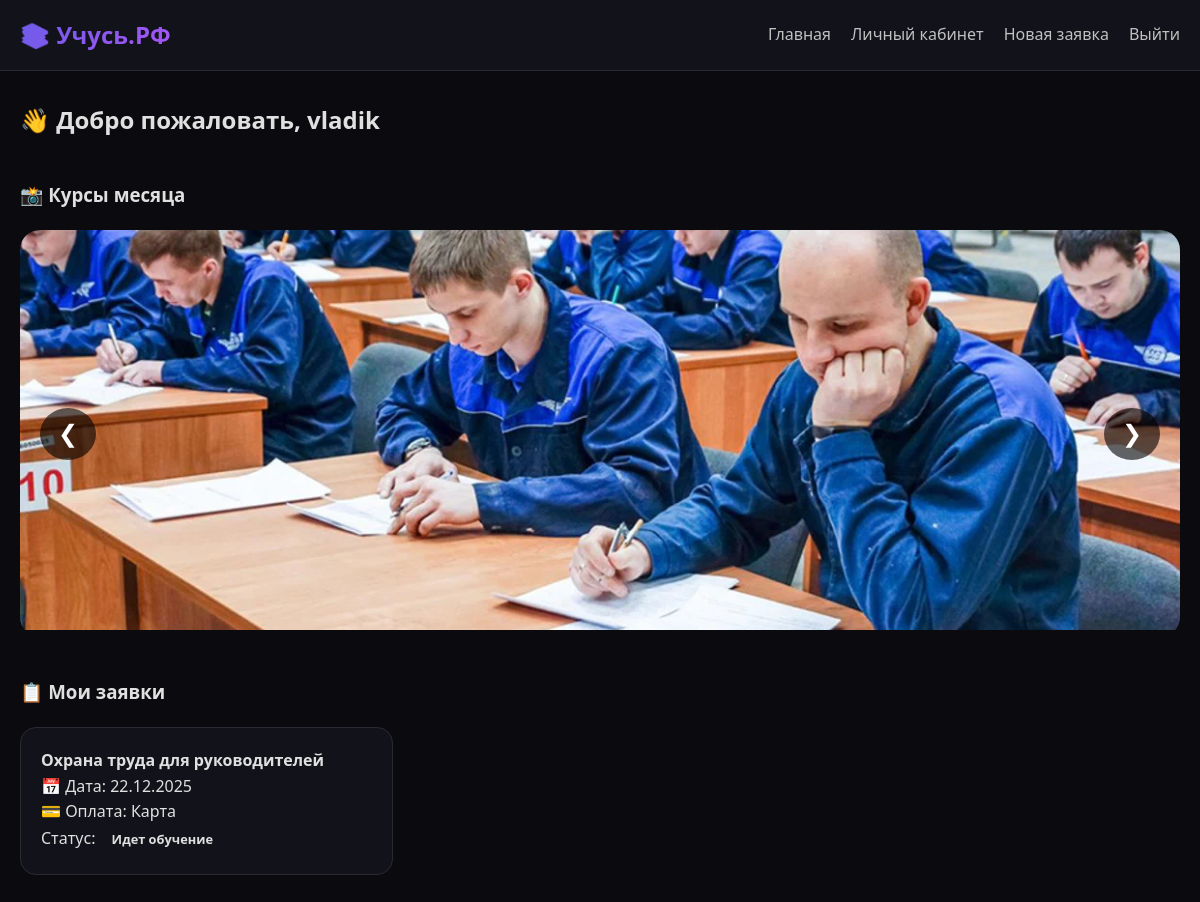
The app's page /dashboard.php (signed in) with its own data.
### tables this page shows
CREATE TABLE `applications` (
  `id` int(11) NOT NULL,
  `user_id` int(11) NOT NULL,
  `course_id` int(11) NOT NULL,
  `start_date` date NOT NULL,
  `payment_method` enum('Карта','СБП','Наличные','Юр.счет') NOT NULL,
  `status` enum('Новая','Идет обучение','Обучение завершено') DEFAULT 'Новая',
  `created_at` timestamp NULL DEFAULT current_timestamp()
);

CREATE TABLE `courses` (
  `id` int(11) NOT NULL,
  `name` varchar(100) NOT NULL,
  `type` varchar(50) NOT NULL
);

### dashboard.php (the view, shortened to what this page needs)
<?php
require_once 'includes/db.php';
$user_id = $_SESSION['user_id'];
$stmt = $pdo->prepare("
    SELECT a.*, c.name as course_name
    FROM applications a
    JOIN courses c ON a.course_id = c.id
    WHERE a.user_id = ?
    ORDER BY a.created_at DESC
");
$stmt->execute([$user_id]);
$applications = $stmt->fetchAll();
?>
<!DOCTYPE html>
<html lang="ru">
<head>
    <link rel="stylesheet" href="css/style.css">
</head>
<body>
    <header>
        <div class="header-container">
            <div class="logo">📚 Учусь.РФ</div>
            <nav>
                <a href="index.php">Главная</a>
                <a href="dashboard.php">Личный кабинет</a>
                <a href="application.php">Новая заявка</a>
                <a href="logout.php">Выйти</a>
            </nav>
        </div>
    </header>
    <main class="container">
        <h2>👋 Добро пожаловать, <?= htmlspecialchars($_SESSION['login']) ?></h2>
        <div class="slider-section" style="margin: 40px 0;">
            <h3>📸 Курсы месяца</h3>
            <div class="slider-container">
                <button class="slider-btn prev">❮</button>
                <div class="slider-track">
                    <div class="slide"><img src="uploads/slide1.jpg" alt="Курс 1" onerror="this.style.display='none'; this.parentElement.style.background='#6c5ce7'; this.parentElement.innerHTML='<div style=\'height:400px; display:flex; align-items:center; justify-content:center; color:white;\'>Повышение квалификации</div>'"></div>
                </div>
                <button class="slider-btn next">❯</button>
            </div>
        </div>
        <div class="applications-section">
            <h3>📋 Мои заявки</h3>
            <?php if (count($applications) > 0): ?>
                <div class="applications-grid">
                    <?php foreach ($applications as $app): ?>
                        <div class="app-card">
                            <h4><?= htmlspecialchars($app['course_name']) ?></h4>
                            <p>📅 Дата: <?= date('d.m.Y', strtotime($app['start_date'])) ?></p>
                            <p>💳 Оплата: <?= $app['payment_method'] ?></p>
                            <p>Статус: <span class="status status-<?= strtolower(str_replace(' ', '-', $app['status'])) ?>"><?= $app['status'] ?></span></p>
                        </div>
                    <?php endforeach; ?>
                </div>
            <?php else: ?>
                <p>У вас пока нет заявок. <a href="application.php">Создать заявку</a></p>
            <?php endif; ?>
        </div>
    </main>
</body>
</html>

### style.css (style rules this page uses)
* { margin: 0; padding: 0; box-sizing: border-box; }
body { font-family: 'Segoe UI', Tahoma, Geneva, Verdana, sans-serif; background: #0a0a0f; color: #e0e0e0; line-height: 1.6; }
header { background: #12121a; border-bottom: 1px solid #2a2a35; padding: 1rem 0; position: sticky; top: 0; z-index: 100; }
.header-container { max-width: 1200px; margin: 0 auto; padding: 0 20px; display: flex; justify-content: space-between; align-items: center; flex-wrap: wrap; gap: 15px; }
.logo { font-size: 1.5rem; font-weight: bold; background: linear-gradient(135deg, #6c5ce7, #a855f7); -webkit-background-clip: text; background-clip: text; color: transparent; }
nav { display: flex; gap: 20px; }
nav a { color: #c0c0c0; text-decoration: none; transition: color 0.3s; }
.container { max-width: 1200px; margin: 0 auto; padding: 30px 20px; }
.slider-section { margin-bottom: 50px; }
.slider-container { position: relative; overflow: hidden; border-radius: 20px; margin-top: 20px; }
.slider-track { display: flex; transition: transform 0.5s ease; }
.slide { min-width: 100%; }
.slide img { width: 100%; height: 400px; object-fit: cover; }
.slider-btn { position: absolute; top: 50%; transform: translateY(-50%); background: rgba(0,0,0,0.6); color: white; border: none; padding: 12px 18px; cursor: pointer; font-size: 1.5rem; border-radius: 50%; transition: background 0.3s; }
.prev { left: 20px; }
.next { right: 20px; }
.applications-grid { display: grid; grid-template-columns: repeat(auto-fill, minmax(350px, 1fr)); gap: 20px; margin-top: 20px; }
.app-card, .review-card { background: #12121a; border: 1px solid #2a2a35; border-radius: 16px; padding: 20px; transition: transform 0.2s, box-shadow 0.2s; }
.status { display: inline-block; padding: 4px 12px; border-radius: 20px; font-size: 0.8rem; font-weight: bold; }

### records on screen
applications: course.name "Охрана труда для руководителей", start_date "22.12.2025", payment_method "Карта", status "Идет обучение"

### other values on screen
$_SESSION['login'] "vladik"
